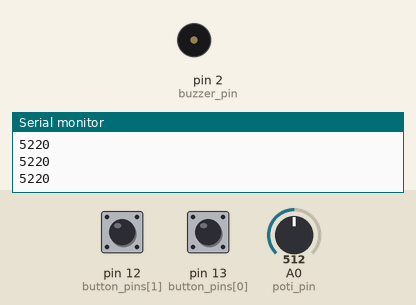
This sketch was run on a simulated Arduino Uno, built with avr-gcc and run on an emulated ATmega328P. Shown: buzzer (waves = sounding, pin HIGH), the last lines printed to the serial monitor. The inputs (shaded band) are chosen by the test bench; at power-on: A0 (poti_pin) = 512, pin 12 (button_pins[1]) LOW, pin 13 (button_pins[0]) LOW.

Above: at 1.2 s.
1.3 s: A0 (poti_pin) set to 122
At 2.2 s:
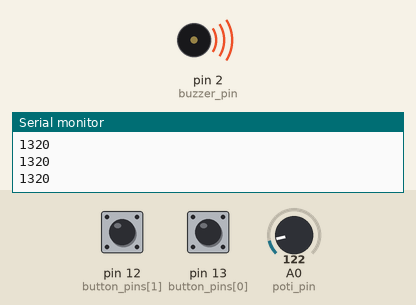
4.3 s: A0 (poti_pin) set to 0
At 4.47 s:
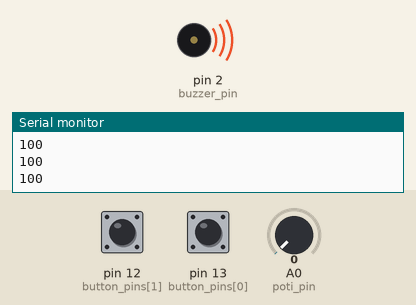
Timing chart, 0 to 13.3 s (numbered marks = the images above; inputs shaded):
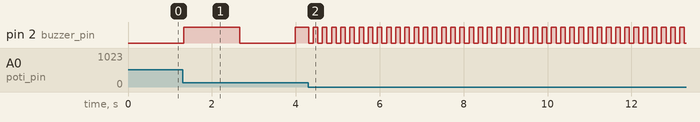

The sketch:

Sequencer.ino
```cpp
/*
    Loop Sequencer

  Allows to loop a sequence of tones indefinately.

  Usage:
  1) When the sketch is started, first you have to choose the loop
  length by turning the poti. The begin of the loop is indicated
  by a click of the buzzer.
  2) When you are satisfied with the loop length, you have to confirm
  your choice by pressing the confirm button. The green LED should light.
  3) Now you are in recording mode. Pressing and holding the input button sets
  start and duration of the tone. The red LED indicates the recording. Attention,
  if the button is hold past the end of the loop, the tone is discarded. The poti
  can be used to set the pitch.   If you are not satisfied with pitch or
  timing, pressing and holding the button again overwrites.
  4) Once you are satisfied with the tone, you can confirm it with the confirm
  button. The green LED should light. Now you are ready to record the next tone.
  5) Repeat this procedure up to ten times. Afterwards the first tones get overwritten.
  6) Happy sampling!


  This sketch is in the public domain
*/

#define BUTTON_CONFIRM 0
#define BUTTON_INPUT 1

static const int button_pins[2] = {13,12};
//Button Management, by comparing pressed and last key_down and key_up events can be detected
int button_pressed[2];
int button_last[2];

int buzzer_pin = 2;
int poti_pin = A0;

//Loop length choice = 0
//Recording = 1
int state = 0;
//State of the piezo buzzer, HIGH or LOW
int click_state;

int loop_length = 3000;

//Begin of the current loop
long loop_begin = 0;
//milliseconds since the last loop begin
int loop_delta = 0;

//tones, up to ten tones
#define N_TONES 10
int tone_current = 0;//for recording
//number of milliseconds after start of the loop
int tone_start[N_TONES];//start of the tone
int tone_end[N_TONES];//end of the tone
int tone_click[N_TONES];//last click
//number of milliseconds between switching on and off, values between 1 and about 10
int tone_period[N_TONES];
//number of milliseconds  the last click

void setup(){
  pinMode(button_pins[BUTTON_CONFIRM],INPUT);
  pinMode(button_pins[BUTTON_INPUT], INPUT);
  pinMode(buzzer_pin, OUTPUT);
  digitalWrite(buzzer_pin,LOW);
  click_state = 0;
  loop_begin = millis();
  Serial.begin(9600);
  loop_length = 2000;
  int i;
  for(i=0;i<10;i++){
    tone_start[i] = 0;
    tone_end[i] = -1;
    tone_period[i] = 0;
    tone_click[i] = 0;
  }
}

//Output one click by switching from low to high or other way round
void click(){
  digitalWrite(buzzer_pin,click_state == 0 ? HIGH : LOW);
  click_state = (click_state + 1) % 2;
}

//check state of buttons and whether it changed since last time
void update_buttons(){
  int bid;
  for(bid=0;bid<2;bid++){
    button_last[bid] = button_pressed[bid];
    button_pressed[bid] = digitalRead(button_pins[bid]);
  }
}

void loop(){
  int i;
  loop_delta = millis() - loop_begin;
  update_buttons();
  switch(state){
    //Choose loop length
    case(0):
      loop_length = analogRead(poti_pin)*10 + 100;
      Serial.println(loop_length);
      if(loop_delta > loop_length){
        click();
        loop_begin = millis();
      }
      //Advance to next state if confirmed
      if(button_pressed[BUTTON_CONFIRM] == HIGH && button_last[BUTTON_CONFIRM] == LOW)
        state++;
      break;

    //Record tones
    case(1):
      if(button_pressed[BUTTON_INPUT] == HIGH && button_last[BUTTON_INPUT] == LOW){
        tone_start[tone_current] = loop_delta;
        tone_period[tone_current] = analogRead(poti_pin)/100;
        //preliminarily set tone until end of the loop
        tone_end[tone_current] = loop_length - loop_delta;
      }
      if(button_pressed[BUTTON_INPUT] == LOW && button_last[BUTTON_INPUT] == HIGH){
        tone_end[tone_current] = loop_delta;
      }
      if(button_pressed[BUTTON_CONFIRM] == HIGH && button_last[BUTTON_CONFIRM] == LOW)
        tone_current = (tone_current + 1) % N_TONES;

      //Play tones
      for(i=0;i<N_TONES;i++){
        if((loop_delta >= tone_start[i])
        && (loop_delta < tone_end[i])
        && (loop_delta - tone_click[i] >= tone_period[i])){
          click();
          tone_click[i] = loop_delta;
        }
      }

      //Reloop
      if(loop_delta >= loop_length){
        click();
        loop_begin = millis();
        for(i=0;i<N_TONES;i++){
          tone_click[i] = 0;
        }
      }
  }
}
```

Measured:
- after the input at 1.3 s, pin 2 (buzzer_pin): LOW → HIGH at once, → LOW 1.3 s later, → HIGH 1.3 s later
- after the input at 4.3 s, pin 2 (buzzer_pin): alternates HIGH for 0.11 s and LOW for 0.11 s, starting at once
